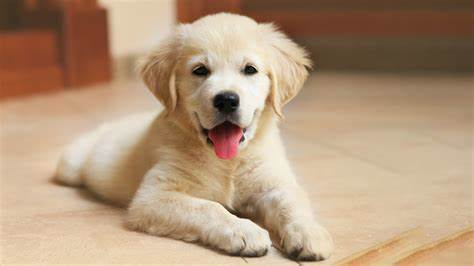
#> input picture TASK2-IMAGE_TO_PENCIL_SKETCH_APP/image.jpg, 474 x 266 px
$ python main.py
#> lines starting #> are read from the running program, lines starting #| are printed output that depends on the picture
import cv2

image = cv2.imread("image.jpg")
#> image is the input picture: shape (266, 474, 3); mean B, G, R 123.6, 151.4, 179.7
cv2.imshow("Image", image)
cv2.waitKey(0)
gray_image = cv2.cvtColor(image, cv2.COLOR_BGR2GRAY)
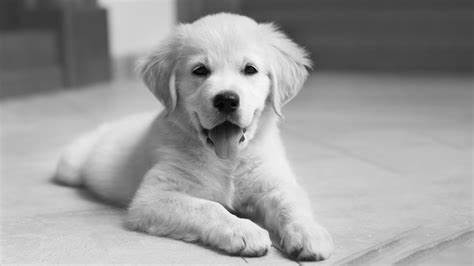
#> gray_image: shape (266, 474); min 0, max 254, mean 156.7
cv2.imshow("New Image", gray_image)
cv2.waitKey(0)
inverted_image = 255 - gray_image
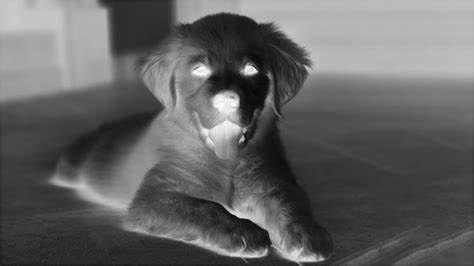
#> inverted_image: shape (266, 474); min 1, max 255, mean 98.3
cv2.imshow("Inverted Image", inverted_image)
cv2.waitKey()
blurred = cv2.GaussianBlur(inverted_image, (21, 21), 0)
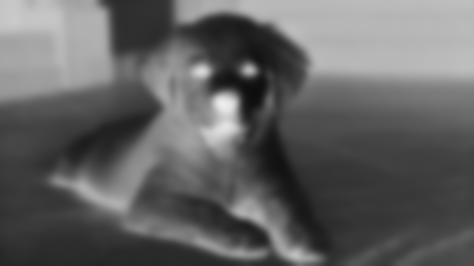
#> blurred: shape (266, 474); min 13, max 237, mean 98.3
inverted_blurred = 255 - blurred
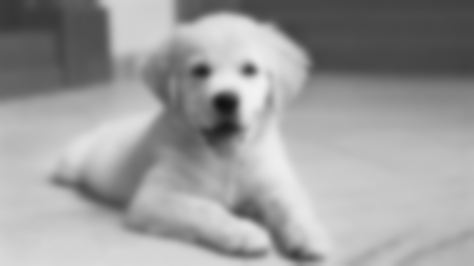
#> inverted_blurred: shape (266, 474); min 18, max 242, mean 156.7
pencil_sketch = cv2.divide(gray_image, inverted_blurred, scale=256.0)
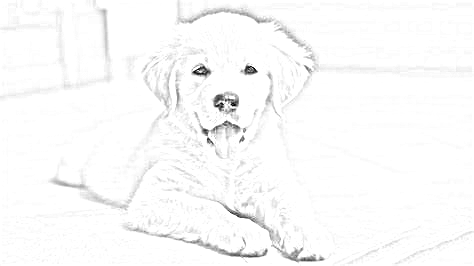
#> pencil_sketch: shape (266, 474); min 0, max 255, mean 250.3
cv2.imshow("Sketch", pencil_sketch)
cv2.waitKey(0)
cv2.imshow("pencil sketch", pencil_sketch)
cv2.waitKey(0)
path = "saved images/image.png"
savedimage = cv2.imwrite(path, pencil_sketch)
